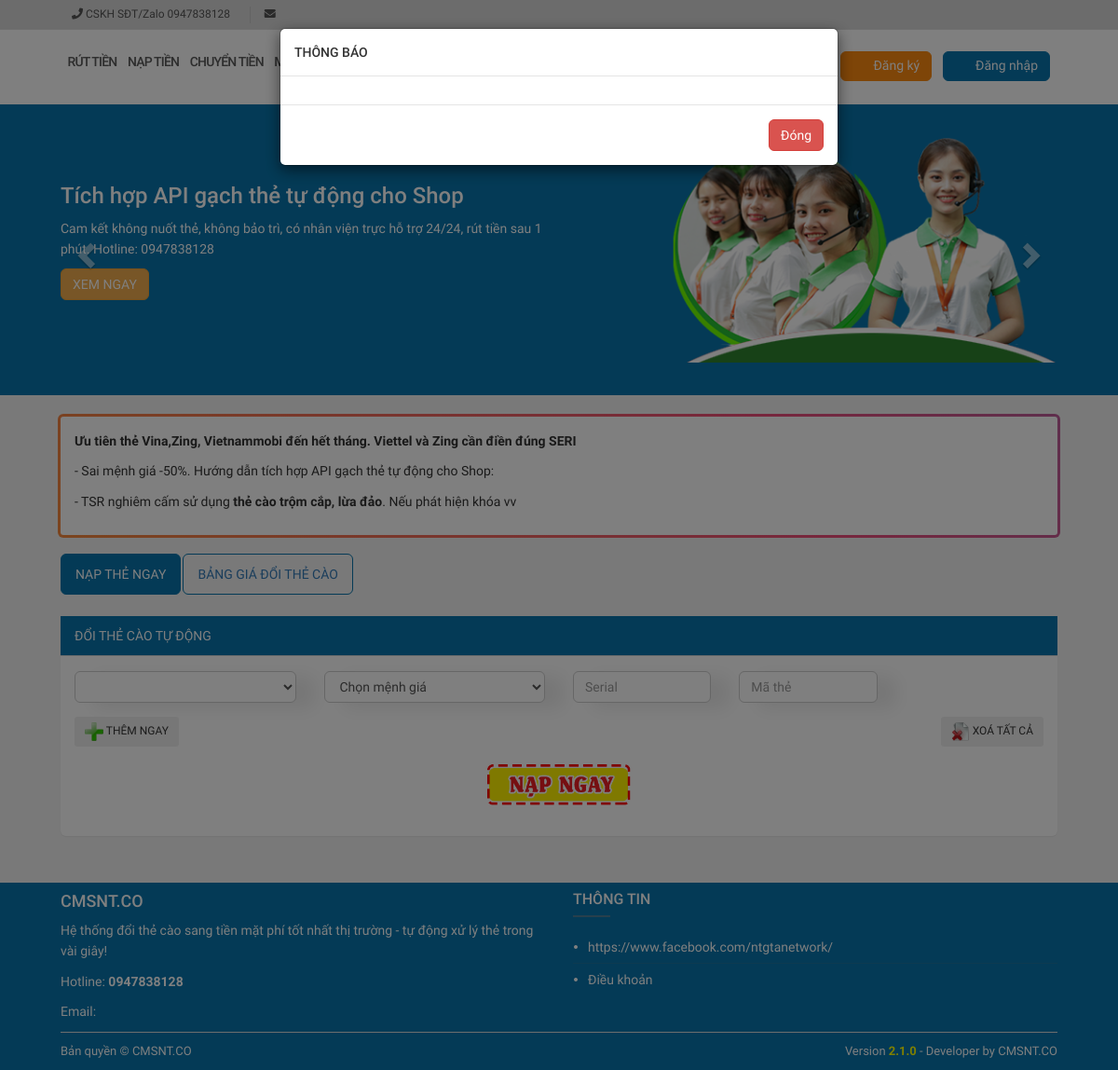
The page / on the database its author committed.
### tables this page shows
CREATE TABLE `options` (
  `id` int(11) NOT NULL,
  `name` varchar(255) DEFAULT NULL,
  `value` longtext
);

### index.php (the view, shortened to what the rows shown need)
<?php
    require_once(__DIR__."/config/config.php");
    require_once(__DIR__."/config/function.php");
    require_once(__DIR__."/public/client/Header.php");
    require_once(__DIR__."/public/client/Nav.php");
?>
<?php if(getSite('display_carousel') == 'ON') { ?>
<div id="myCarousel" class="carousel slider slide" data-ride="carousel"
    style="background: <?=$CMSNT->site('theme_color');?>">
    <div class="container slide">
        <div class="carousel-inner">
            <div class="item active">
                <div class="row">
                    <div class="col-sm-6 pull-right"><img src="<?=BASE_URL('assets/img/');?>support.png"
                            alt="Tích hợp API gạch thẻ tự động cho Shop" /></div>
                    <div class="col-sm-6">
                        <div class="slide-text">
                            <h3 style="color: #ffffff">Tích hợp API gạch thẻ tự động cho Shop</h3>
                            <p class="hidden-xs" style="color: #ffffff">Cam kết không nuốt thẻ, không bảo trì, có nhân
                                viện trực hỗ trợ 24/24, rút tiền sau 1 phút. Hotline: <?=$CMSNT->site('hotline');?></p>
                            <a href="<?=BASE_URL('Ket-noi-api');?>" class="btn btn-warning text-uppercase hidden-xs">
                                Xem ngay </a>
                        </div>
                    </div>
                </div>
            </div>
        </div>
    </div>
    <a class="left carousel-control" href="#myCarousel" data-slide="prev">
        <span class="glyphicon glyphicon-chevron-left"></span>
    </a>
    <a class="right carousel-control" href="#myCarousel" data-slide="next">
        <span class="glyphicon glyphicon-chevron-right"></span>
    </a>
</div>
<?php }?>
<section class="main">
    <div class="container">
        <br>
        <div class="row">
            <div class="col-md-12">
                <div class="gradient-border">
                    <div class="panel-body"><?=$CMSNT->site('thongbao');?></div>
                </div>
            </div>
        </div>
    </div>
</section>
<?php
    require_once(__DIR__."/public/client/Footer.php");
?>

### public/client/Nav.php (shortened to what the rows shown need)
<div class="page category">
    <div class="top" style="background-color:N/A ">
        <div class="container">
            <ul class="top-menu menu-top float-left" style="color: rgba(51, 51, 51, 0.8)">
                <li><span><strong> <i class="fa fa-phone"></i>&nbsp;</strong><a href="#"
                            style="color: rgba(51, 51, 51, 0.8)">CSKH SĐT/Zalo <?=$CMSNT->site('hotline');?>
                            &nbsp;</a></span>
                </li>
            </ul>
        </div>
    </div>

### public/client/Footer.php (shortened to what the rows shown need)
<footer class="footer" style="margin-top: 30px; background-color:<?=$CMSNT->site('theme_color');?>; color:#fff;">
    <div class="footer-main">
        <div class="container">
            <div class="row">
                <div class="col-sm-6">
                    <div>
                        <h4><?=$CMSNT->site('tenweb');?></h4>
                        <p class="text-muted" style="color: #fff;"><?=$CMSNT->site('mota');?></p>
                        <p>Hotline: <strong><?=$CMSNT->site('hotline');?></strong></p>
                        <p>Email: <strong><?=$CMSNT->site('email');?></strong></p>
                    </div>
                </div>
                <div class="col-sm-6">
                    <div class="row">
                        <div class="col-md-12 col-xs-12">
                            <div class="listFooter">
                                <ul class="list-group list-group-flush">
                                    <li><a href="<?=$CMSNT->site('facebook');?>" style="color: #fff;"><i
                                                class="material-icons list-style">fiber_manual_record</i><?=$CMSNT->site('facebook');?>
                                        </a></li>
                                </ul>
                            </div>
                        </div>
                    </div>
                </div>
            </div>
        </div>
    </div>
    <div class="container">
        <div class="copyright" style="color: #fff;">Bản quyền © <?=$CMSNT->site('tenweb');?>
            <div class="pull-right" style="color: #fff;">
            </div>
        </div>
    </div>
</footer>
</div>
</body>
</html>

### rows shown on the page
options: value "0947838128"
options: value "Ưu tiên thẻ Vina,Zing, Vietnammobi đến hết tháng. Viettel và Zing cần điền đúng SERI - Sai mệnh giá -50%. Hướng dẫn tích hợp API gạch thẻ tự động cho Shop: - TSR nghiêm cấm sử dụng thẻ cào trộm cắp, lừa đảo . Nếu phát hiện khóa vv"
options: value "CMSNT.CO"
options: value "Hệ thống đổi thẻ cào sang tiền mặt phí tốt nhất thị trường - tự động xử lý thẻ trong vài giây!"
options: value "https://www.facebook.com/ntgtanetwork/"

### other values the page prints
$config['version'] "2.1.0"
